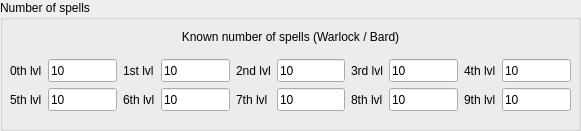
   <widget class="QGroupBox" name="NumberOfSpellsBox">
    <property name="geometry">
     <rect>
      <x>840</x>
      <y>560</y>
      <width>581</width>
      <height>131</height>
     </rect>
    </property>
    <property name="title">
     <string>Number of spells</string>
    </property>
    <widget class="QWidget" name="gridLayoutWidget_10">
     <property name="geometry">
      <rect>
       <x>10</x>
       <y>20</y>
       <width>561</width>
       <height>91</height>
      </rect>
     </property>
     <layout class="QGridLayout" name="NumberOfSpellsLayout">
      <item row="1" column="0">
       <widget class="QLabel" name="number_of_spells_0th_label">
        <property name="text">
         <string>0th lvl</string>
        </property>
       </widget>
      </item>
      <item row="1" column="3">
       <widget class="QLineEdit" name="number_of_spells_1">
        <property name="minimumSize">
         <size>
          <width>0</width>
          <height>23</height>
         </size>
        </property>
        <property name="text">
         <string>10</string>
        </property>
       </widget>
      </item>
      <item row="1" column="8">
       <widget class="QLabel" name="number_of_spells_4th_label">
        <property name="text">
         <string>4th lvl</string>
        </property>
       </widget>
      </item>
      <item row="1" column="9">
       <widget class="QLineEdit" name="number_of_spells_4">
        <property name="minimumSize">
         <size>
          <width>0</width>
          <height>23</height>
         </size>
        </property>
        <property name="text">
         <string>10</string>
        </property>
       </widget>
      </item>
      <item row="1" column="4">
       <widget class="QLabel" name="number_of_spells_2nd_label">
        <property name="text">
         <string>2nd lvl</string>
        </property>
       </widget>
      </item>
      <item row="1" column="5">
       <widget class="QLineEdit" name="number_of_spells_2">
        <property name="minimumSize">
         <size>
          <width>0</width>
          <height>23</height>
         </size>
        </property>
        <property name="text">
         <string>10</string>
        </property>
       </widget>
      </item>
      <item row="1" column="6">
       <widget class="QLabel" name="number_of_spells_3rd_label">
        <property name="text">
         <string>3rd lvl</string>
        </property>
       </widget>
      </item>
      <item row="1" column="7">
       <widget class="QLineEdit" name="number_of_spells_3">
        <property name="minimumSize">
         <size>
          <width>0</width>
          <height>23</height>
         </size>
        </property>
        <property name="text">
         <string>10</string>
        </property>
       </widget>
      </item>
      <item row="1" column="1">
       <widget class="QLineEdit" name="number_of_spells_0">
        <property name="minimumSize">
         <size>
          <width>0</width>
          <height>23</height>
         </size>
        </property>
        <property name="text">
         <string>10</string>
        </property>
       </widget>
      </item>
      <item row="1" column="2">
       <widget class="QLabel" name="number_of_spells_1st_label">
        <property name="text">
         <string>1st lvl</string>
        </property>
       </widget>
      </item>
      <item row="2" column="0">
       <widget class="QLabel" name="number_of_spells_5th_label">
        <property name="text">
         <string>5th lvl</string>
        </property>
       </widget>
      </item>
      <item row="2" column="1">
       <widget class="QLineEdit" name="number_of_spells_5">
        <property name="minimumSize">
         <size>
          <width>0</width>
          <height>23</height>
         </size>
        </property>
        <property name="text">
         <string>10</string>
        </property>
       </widget>
      </item>
      <item row="2" column="3">
       <widget class="QLineEdit" name="number_of_spells_6">
        <property name="minimumSize">
         <size>
          <width>0</width>
          <height>23</height>
         </size>
        </property>
        <property name="text">
         <string>10</string>
        </property>
       </widget>
      </item>
      <item row="2" column="5">
       <widget class="QLineEdit" name="number_of_spells_7">
        <property name="minimumSize">
         <size>
          <width>0</width>
          <height>23</height>
         </size>
        </property>
        <property name="text">
         <string>10</string>
        </property>
       </widget>
      </item>
      <item row="2" column="7">
       <widget class="QLineEdit" name="number_of_spells_8">
        <property name="minimumSize">
         <size>
          <width>0</width>
          <height>23</height>
         </size>
        </property>
        <property name="text">
         <string>10</string>
        </property>
       </widget>
      </item>
      <item row="2" column="9">
       <widget class="QLineEdit" name="number_of_spells_9">
        <property name="minimumSize">
         <size>
          <width>0</width>
          <height>23</height>
         </size>
        </property>
        <property name="text">
         <string>10</string>
        </property>
       </widget>
      </item>
      <item row="2" column="2">
       <widget class="QLabel" name="number_of_spells_6th_label">
        <property name="text">
         <string>6th lvl</string>
        </property>
       </widget>
      </item>
      <item row="2" column="4">
       <widget class="QLabel" name="number_of_spells_7th_label">
        <property name="text">
         <string>7th lvl</string>
        </property>
       </widget>
      </item>
      <item row="2" column="6">
       <widget class="QLabel" name="number_of_spells_8th_label">
        <property name="text">
         <string>8th lvl</string>
        </property>
       </widget>
      </item>
      <item row="2" column="8">
       <widget class="QLabel" name="number_of_spells_9th_label">
        <property name="text">
         <string>9th lvl</string>
        </property>
       </widget>
      </item>
      <item row="0" column="2" colspan="6">
       <widget class="QLabel" name="number_of_spells_known_number_of_spells_label">
        <property name="text">
         <string>Known number of spells (Warlock / Bard)</string>
        </property>
        <property name="alignment">
         <set>Qt::AlignCenter</set>
        </property>
       </widget>
      </item>
     </layout>
    </widget>
   </widget>
